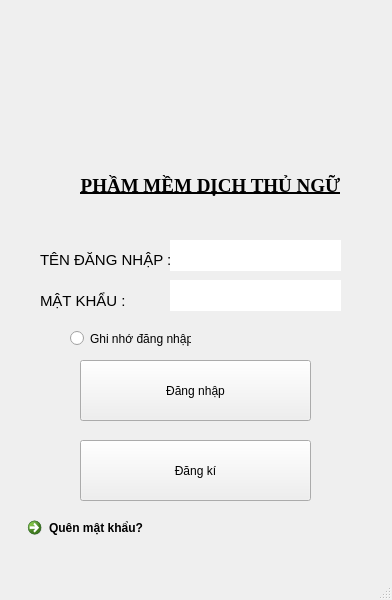
<?xml version="1.0" encoding="UTF-8"?>
<ui version="4.0">
 <class>MainWindow</class>
 <widget class="QMainWindow" name="MainWindow">
  <property name="geometry">
   <rect>
    <x>0</x>
    <y>0</y>
    <width>392</width>
    <height>600</height>
   </rect>
  </property>
  <property name="maximumSize">
   <size>
    <width>392</width>
    <height>600</height>
   </size>
  </property>
  <property name="windowTitle">
   <string>MainWindow</string>
  </property>
  <widget class="QWidget" name="centralwidget">
   <widget class="QPushButton" name="pushButton">
    <property name="geometry">
     <rect>
      <x>80</x>
      <y>360</y>
      <width>231</width>
      <height>61</height>
     </rect>
    </property>
    <property name="text">
     <string>Đăng nhập</string>
    </property>
   </widget>
   <widget class="QPushButton" name="pushButton_2">
    <property name="geometry">
     <rect>
      <x>80</x>
      <y>440</y>
      <width>231</width>
      <height>61</height>
     </rect>
    </property>
    <property name="text">
     <string>Đăng kí</string>
    </property>
   </widget>
   <widget class="QCommandLinkButton" name="commandLinkButton">
    <property name="geometry">
     <rect>
      <x>20</x>
      <y>510</y>
      <width>185</width>
      <height>41</height>
     </rect>
    </property>
    <property name="text">
     <string>Quên mật khẩu?</string>
    </property>
    <property name="icon">
     <iconset theme="d">
      <normaloff>.</normaloff>.</iconset>
    </property>
   </widget>
   <widget class="QRadioButton" name="radioButton">
    <property name="geometry">
     <rect>
      <x>70</x>
      <y>330</y>
      <width>121</width>
      <height>17</height>
     </rect>
    </property>
    <property name="text">
     <string>Ghi nhớ đăng nhập</string>
    </property>
   </widget>
   <widget class="QLineEdit" name="lineEdit_3">
    <property name="enabled">
     <bool>true</bool>
    </property>
    <property name="geometry">
     <rect>
      <x>170</x>
      <y>240</y>
      <width>171</width>
      <height>31</height>
     </rect>
    </property>
    <property name="inputMask">
     <string/>
    </property>
    <property name="text">
     <string/>
    </property>
    <property name="frame">
     <bool>false</bool>
    </property>
    <property name="echoMode">
     <enum>QLineEdit::Normal</enum>
    </property>
    <property name="cursorMoveStyle">
     <enum>Qt::VisualMoveStyle</enum>
    </property>
   </widget>
   <widget class="QLineEdit" name="lineEdit_4">
    <property name="enabled">
     <bool>true</bool>
    </property>
    <property name="geometry">
     <rect>
      <x>170</x>
      <y>280</y>
      <width>171</width>
      <height>31</height>
     </rect>
    </property>
    <property name="inputMask">
     <string/>
    </property>
    <property name="text">
     <string/>
    </property>
    <property name="frame">
     <bool>false</bool>
    </property>
    <property name="echoMode">
     <enum>QLineEdit::Password</enum>
    </property>
    <property name="cursorMoveStyle">
     <enum>Qt::VisualMoveStyle</enum>
    </property>
   </widget>
   <widget class="QLabel" name="label">
    <property name="geometry">
     <rect>
      <x>130</x>
      <y>20</y>
      <width>131</width>
      <height>131</height>
     </rect>
    </property>
    <property name="text">
     <string/>
    </property>
    <property name="pixmap">
     <pixmap>../icon/Logo_PTIT_University.png</pixmap>
    </property>
    <property name="scaledContents">
     <bool>true</bool>
    </property>
   </widget>
   <widget class="QLabel" name="label_2">
    <property name="geometry">
     <rect>
      <x>60</x>
      <y>160</y>
      <width>301</width>
      <height>51</height>
     </rect>
    </property>
    <property name="font">
     <font>
      <family>Times New Roman</family>
      <pointsize>14</pointsize>
      <weight>75</weight>
      <italic>false</italic>
      <bold>true</bold>
      <underline>true</underline>
     </font>
    </property>
    <property name="text">
     <string>PHẦM MỀM DỊCH THỦ NGỮ</string>
    </property>
    <property name="textFormat">
     <enum>Qt::AutoText</enum>
    </property>
    <property name="scaledContents">
     <bool>false</bool>
    </property>
    <property name="alignment">
     <set>Qt::AlignCenter</set>
    </property>
    <property name="wordWrap">
     <bool>false</bool>
    </property>
   </widget>
   <widget class="QLabel" name="label_3">
    <property name="geometry">
     <rect>
      <x>40</x>
      <y>250</y>
      <width>131</width>
      <height>20</height>
     </rect>
    </property>
    <property name="font">
     <font>
      <pointsize>11</pointsize>
     </font>
    </property>
    <property name="text">
     <string>TÊN ĐĂNG NHẬP :</string>
    </property>
   </widget>
   <widget class="QLabel" name="label_4">
    <property name="geometry">
     <rect>
      <x>40</x>
      <y>290</y>
      <width>101</width>
      <height>21</height>
     </rect>
    </property>
    <property name="font">
     <font>
      <pointsize>11</pointsize>
     </font>
    </property>
    <property name="text">
     <string>MẬT KHẨU :</string>
    </property>
   </widget>
  </widget>
  <widget class="QMenuBar" name="menubar">
   <property name="geometry">
    <rect>
     <x>0</x>
     <y>0</y>
     <width>392</width>
     <height>21</height>
    </rect>
   </property>
  </widget>
  <widget class="QStatusBar" name="statusbar"/>
 </widget>
 <resources>
  <include location="../icon/icon.qrc"/>
 </resources>
 <connections/>
</ui>
